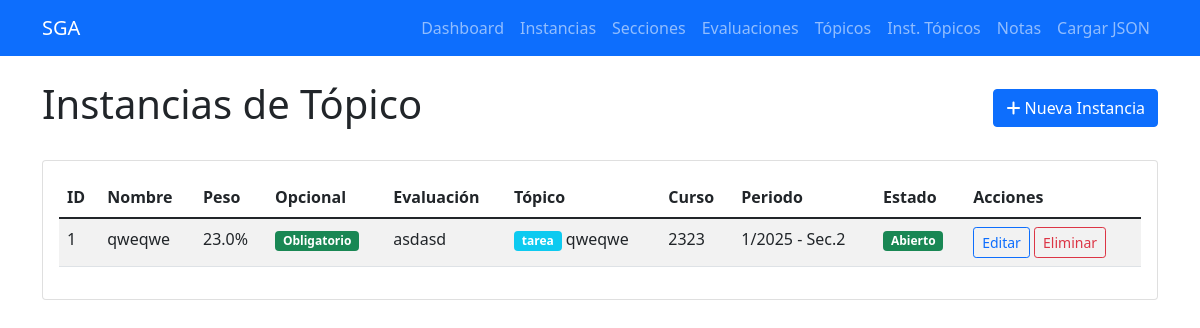
/instancias-topico, run on an earlier commit of the app's database.
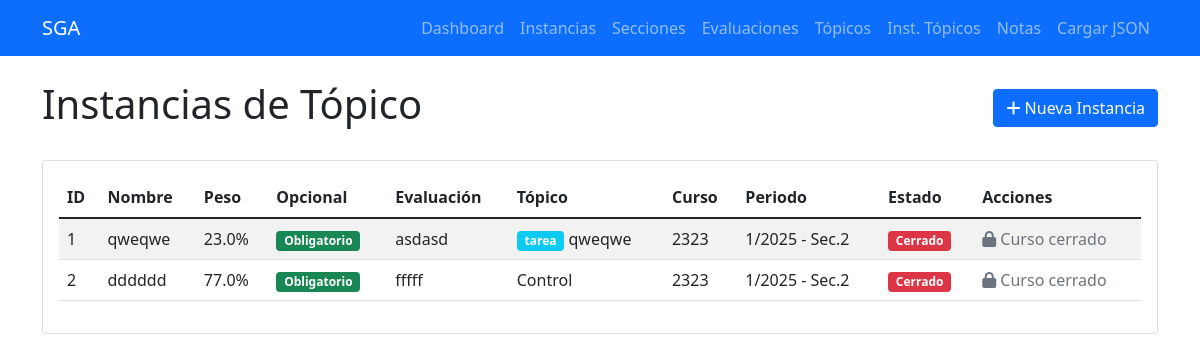
And on a later commit of the database.
### tables this page shows
CREATE TABLE instancias_topico (
            id INTEGER PRIMARY KEY AUTOINCREMENT,
            nombre TEXT NOT NULL,
            peso REAL NOT NULL,
            opcional BOOLEAN DEFAULT 0,
            evaluacion_id INTEGER NOT NULL,
            topico_id INTEGER NOT NULL,
            created_at TIMESTAMP DEFAULT CURRENT_TIMESTAMP,
            FOREIGN KEY (evaluacion_id) REFERENCES evaluaciones (id) ON DELETE CASCADE,
            FOREIGN KEY (topico_id) REFERENCES topicos (id) ON DELETE CASCADE
        );

CREATE TABLE evaluaciones (
            id INTEGER PRIMARY KEY AUTOINCREMENT,
            nombre TEXT NOT NULL,
            porcentaje REAL NOT NULL,
            seccion_id INTEGER NOT NULL,
            created_at TIMESTAMP DEFAULT CURRENT_TIMESTAMP,
            FOREIGN KEY (seccion_id) REFERENCES secciones (id) ON DELETE CASCADE
        );

CREATE TABLE topicos (
            id INTEGER PRIMARY KEY AUTOINCREMENT,
            nombre TEXT NOT NULL,
            tipo TEXT NOT NULL,
            created_at TIMESTAMP DEFAULT CURRENT_TIMESTAMP
        );

CREATE TABLE cursos (
            id INTEGER PRIMARY KEY AUTOINCREMENT,
            codigo TEXT UNIQUE NOT NULL,
            nombre TEXT NOT NULL,
            requisitos TEXT,
            created_at TIMESTAMP DEFAULT CURRENT_TIMESTAMP
        );

CREATE TABLE instancias_curso (
            id INTEGER PRIMARY KEY AUTOINCREMENT,
            semestre INTEGER NOT NULL,
            anio INTEGER NOT NULL,
            curso_id INTEGER NOT NULL,
            created_at TIMESTAMP DEFAULT CURRENT_TIMESTAMP, cerrado BOOLEAN DEFAULT 0, fecha_cierre TIMESTAMP NULL,
            FOREIGN KEY (curso_id) REFERENCES cursos (id) ON DELETE CASCADE
        );

### routes/instancia_topico_routes.py (the view)
@instancia_topico_bp.route('/instancias-topico')
def listar_instancias():
    instancias = InstanciaTopico.obtener_todos()
    return render_template('instancias_topico/listar.html', instancias=instancias)

### db/database.py (called while the page is built)
def get_connection():
    return sqlite3.connect(DATABASE_PATH)

def execute_query(query, params=None):
    conn = get_connection()
    cursor = conn.cursor()
    if params:
        cursor.execute(query, params)
    else:
        cursor.execute(query)
    if query.strip().upper().startswith('SELECT'):
        results = cursor.fetchall()
    else:
        conn.commit()
        results = cursor.lastrowid
    conn.close()
    return results

### templates/instancias_topico/listar.html (shortened to what this page needs)
{% extends "base.html" %}
{% block content %}
<div class="d-flex justify-content-between align-items-center mb-4">
    <h1>Instancias de Tópico</h1>
    <a href="{{ url_for('instancia_topico.crear_instancia') }}" class="btn btn-primary">
        <i class="fas fa-plus"></i> Nueva Instancia
    </a>
</div>
<div class="card">
    <div class="card-body">
        {% if instancias %}
            <div class="table-responsive">
                <table class="table table-striped">                    <thead>
                        <tr>
                            <th>ID</th>
                            <th>Nombre</th>
                            <th>Peso</th>
                            <th>Opcional</th>
                            <th>Evaluación</th>
                            <th>Tópico</th>
                            <th>Curso</th>
                            <th>Periodo</th>
                            <th>Estado</th>
                            <th>Acciones</th>
                        </tr>
                    </thead>
                    <tbody>
                        {% for instancia in instancias %}
                        <tr>
                            <td>{{ instancia.id }}</td>
                            <td>{{ instancia.nombre }}</td>
                            <td>{{ instancia.peso }}%</td>
                            <td>
                                {% if instancia.opcional %}
                                    <span class="badge bg-warning">Opcional</span>
                                {% else %}
                                    <span class="badge bg-success">Obligatorio</span>
                                {% endif %}
                            </td>
                            <td>{{ instancia.evaluacion_nombre }}</td>
                            <td>
                                <span class="badge bg-info">{{ instancia.topico_tipo }}</span>
                                {{ instancia.topico_nombre }}                            </td>
                            <td>{{ instancia.curso_codigo }}</td>
                            <td>{{ instancia.semestre }}/{{ instancia.anio }} - Sec.{{ instancia.seccion_numero }}</td>
                            <td>
                                {% if instancia.curso_cerrado %}
                                    <span class="badge bg-danger">Cerrado</span>
                                {% else %}
                                    <span class="badge bg-success">Abierto</span>
                                {% endif %}
                            </td>
                            <td>
                                {% if not instancia.curso_cerrado %}
                                    <a href="{{ url_for('instancia_topico.editar_instancia', id=instancia.id) }}"
                                       class="btn btn-sm btn-outline-primary">Editar</a>
                                    <form method="POST" action="{{ url_for('instancia_topico.eliminar_instancia', id=instancia.id) }}"
                                          class="d-inline" onsubmit="return confirm('¿Estás seguro?')">
                                        <button type="submit" class="btn btn-sm btn-outline-danger">Eliminar</button>
                                    </form>
                                {% else %}
                                    <span class="text-muted">
                                        <i class="fas fa-lock"></i> Curso cerrado
                                    </span>
                                {% endif %}
                            </td>
                        </tr>
                        {% endfor %}
                    </tbody>
                </table>
            </div>
        {% endif %}
    </div>
</div>
{% endblock %}

What changed in the data, as far as the page shows it:
computed for instancias_topico "qweqwe": text "Abierto Editar Eliminar" → "Cerrado Curso cerrado"
added instancias_topico: id "2", nombre "dddddd", peso "77.0", opcional "Obligatorio", evaluacion_nombre "fffff", topico_nombre "Control", curso_codigo "2323", semestre "1", anio "2025", seccion_numero "2", shows "Cerrado", shows "Curso cerrado"
